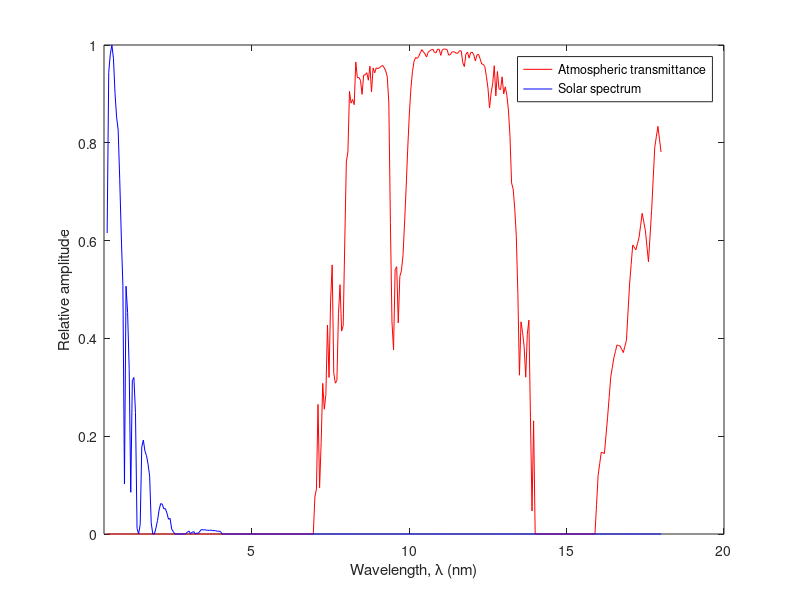
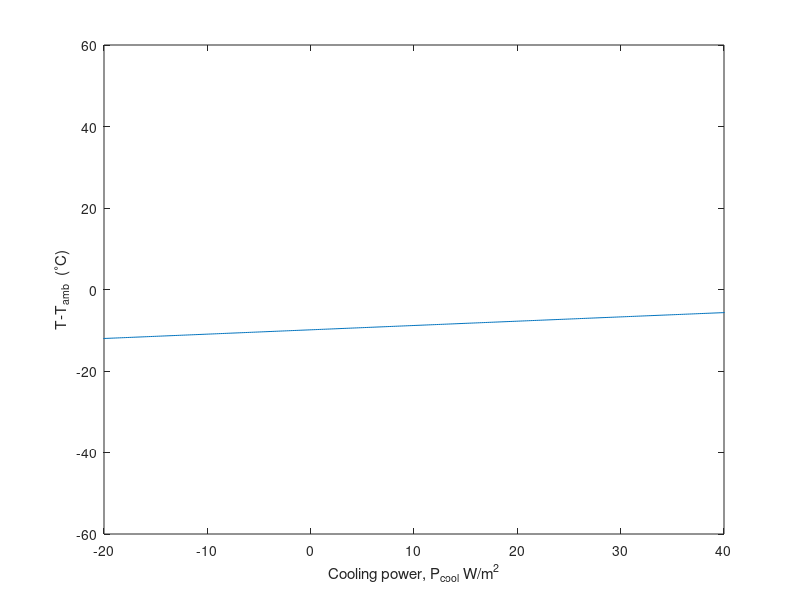

Here is the MATLAB script that generated these plots, in order:
% Mohammad Asif Zaman
% July 2018 (comments: Dec. 2018)

% This code reads and plots solar spectrum and atmospheric transmittance
% data. It also calculates the radiative cooling power of a photonic
% multilayer structure. The emissivity data of the structure is read from a
% csv file, which is calculated from a separate file.


clear all;
close all;
clc; clf;
% 

% Data import
% <<<======================================================================
% M_mat = csvread('All_material_alt.csv');

% Read atmospheric transmittance data
M1 = dlmread('Atmospheric data/7-14r200.dat');    % Atmospheric transmission data 1
M2 = dlmread('Atmospheric data/16-26r100.dat');   % Atmospheric transmission data 2

% Read solar spectrum data
M3 = csvread('Atmospheric data/AM0AM1_5.csv');    %  AM1.5 solar data in Wm^-2 nm^-1


% Read Emissivity data


E = csvread('E_Taguchi_alt_1_E.csv');
% E = csvread('E_ref_alt_1_E.csv');   

% E = csvread('E_GA_1.csv');
% E = eye(size(E));

% ======================================================================>>>


data_write = 'n';
% file_name = 'P_Taguchi.csv';
% file_name = 'P_ref.csv';


% Independent variables.
% Note that the emissivity data is calculated for the same wavelengths 
% and angle values defined here. 
theta_in_set = linspace(0,pi/2,201);
lambda_set = [.4:.05:18]'*1e-6;    % Defining wavelength range
% lambda_set = M_mat(:,9);    % Defining wavelength range

% 

E0 = E(:,1);   % E(lambda) at theta = 0;

% Parameters
kB = 1.38e-23;
T0 = 300;         % Ambient temperature
h = 6.626e-34;
c0 = 3e8;




lm = [M1(:,2); linspace(14,15.9,30)'; M2(:,2)];
y = [M1(:,3); 0*linspace(14,15.9,30)'; M2(:,3)];


y_atm_trans = interp1(lm*1e-6,y,lambda_set,'linear',0);
y_am15 = interp1(M3(:,1)*1e-9,M3(:,4),lambda_set,'linear',0);


% =========================================================================
% Aug. 20, 2018
% 30 deg to zenith conversion (negligible effect)

% y_atm_trans = (1-(1-y_atm_trans)).^(sqrt(3)/2);

% =========================================================================


plot(lambda_set*1e6,y_atm_trans,'r');
hold on;
plot(lambda_set*1e6,y_am15./max(y_am15),'b');
xlabel('Wavelength, \lambda (nm)');
ylabel('Relative amplitude');
legend('Atmospheric transmittance','Solar spectrum');
xlim([0.3 20]);


Psun = trapz(lambda_set*1e9,y_am15.*E0); %lambda in nm. So, integration output at W/m^2
fprintf('P_sun = %1.3f \n',Psun);




lambda_mat = ones(size(E));
y_atm_mat = ones(size(E));

for m = 1:size(E,2)           % loop for every theta angle
    lambda_mat(:,m) = lambda_set;
    y_atm_mat(:,m) = 1-y_atm_trans.^(1./ (cos(theta_in_set(m))+eps) );  % the 1 - part was missing aug 20, 2018
end

f1 = E./(lambda_mat.^5 .* (exp(h*c0./(lambda_mat*kB*T0))-1) );

i_atm = trapz(lambda_set,f1.*y_atm_mat);
Patm = 2*pi*h*c0^2 * trapz(theta_in_set, i_atm.*sin(2*theta_in_set));



Tset = linspace(250,350,5001);

for m = 1:length(Tset)
    T = Tset(m);
    f2 = E./(lambda_mat.^5 .* (exp(h*c0./(lambda_mat*kB*T))-1) );
    i_rad = trapz(lambda_set,f2);
    Prad(m) = 2*pi*h*c0^2 * trapz(theta_in_set, i_rad.*sin(2*theta_in_set));

end

% Prad
fprintf('P_atm = %1.3f \n',Patm);

Pcool_1 = Prad-Patm-Psun;
Pcool_2 = Pcool_1 - 6.9*(T0-Tset);
% figure, plot(Tset-T0,Pcool_1);
figure, plot(Pcool_2,Tset-T0);
xlabel('Cooling power, P_{cool} W/m^2');
ylabel('T-T_{amb}  (^{\circ}C)');
xlim([-20,40]);
% ylim([0,50]);


% write data to file
if data_write == 'y'
    Mwrite = [Pcool_1' Pcool_2' (Tset-T0)'];
    csvwrite(file_name, Mwrite);
end
% csvwrite('P_Taguchi.csv', Mwrite);

% csvwrite('T290K.csv', [Pcool_1' Pcool_2' (Tset-T0)']);

